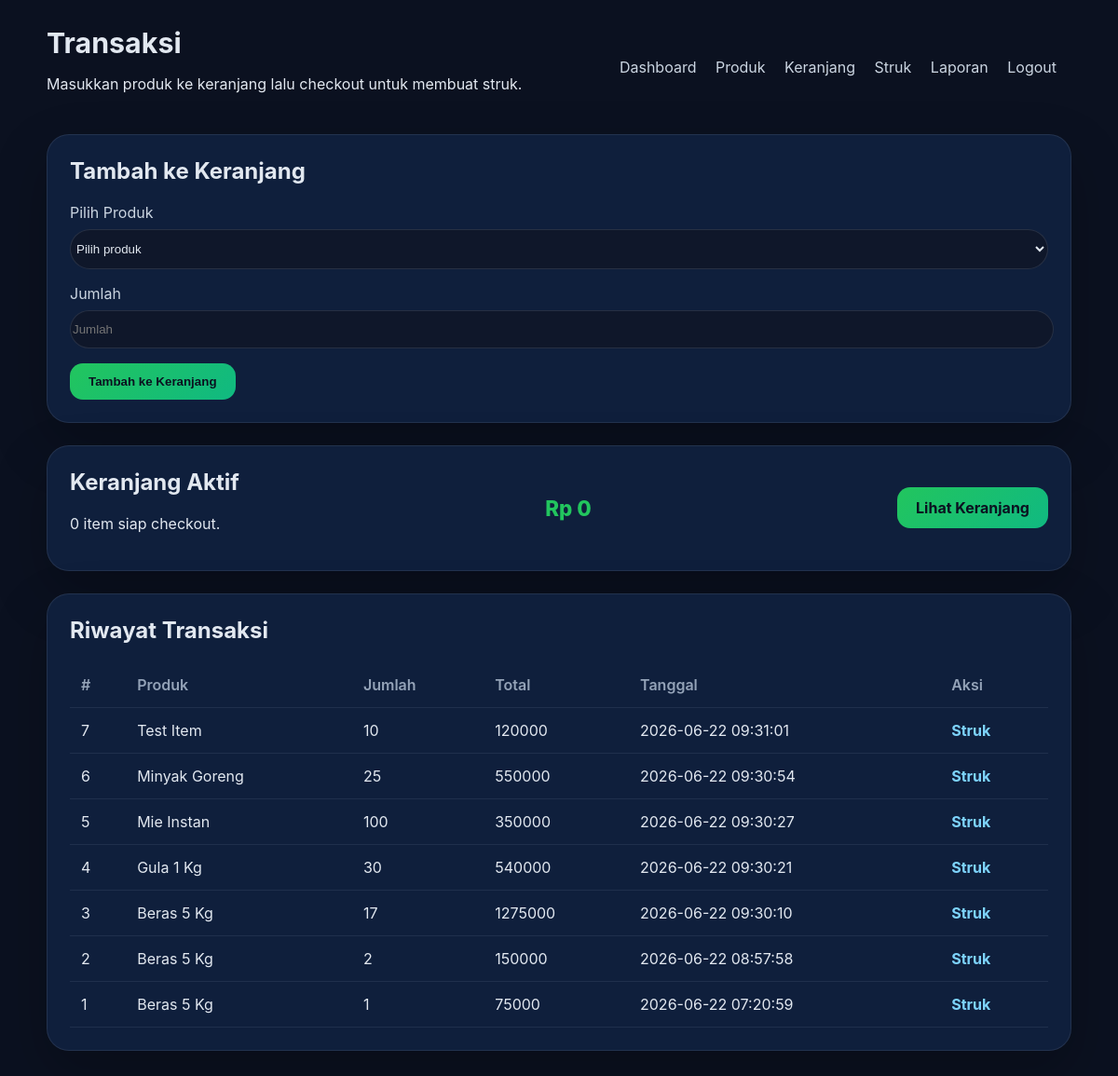
The app's page /transaksi (signed in), older data.
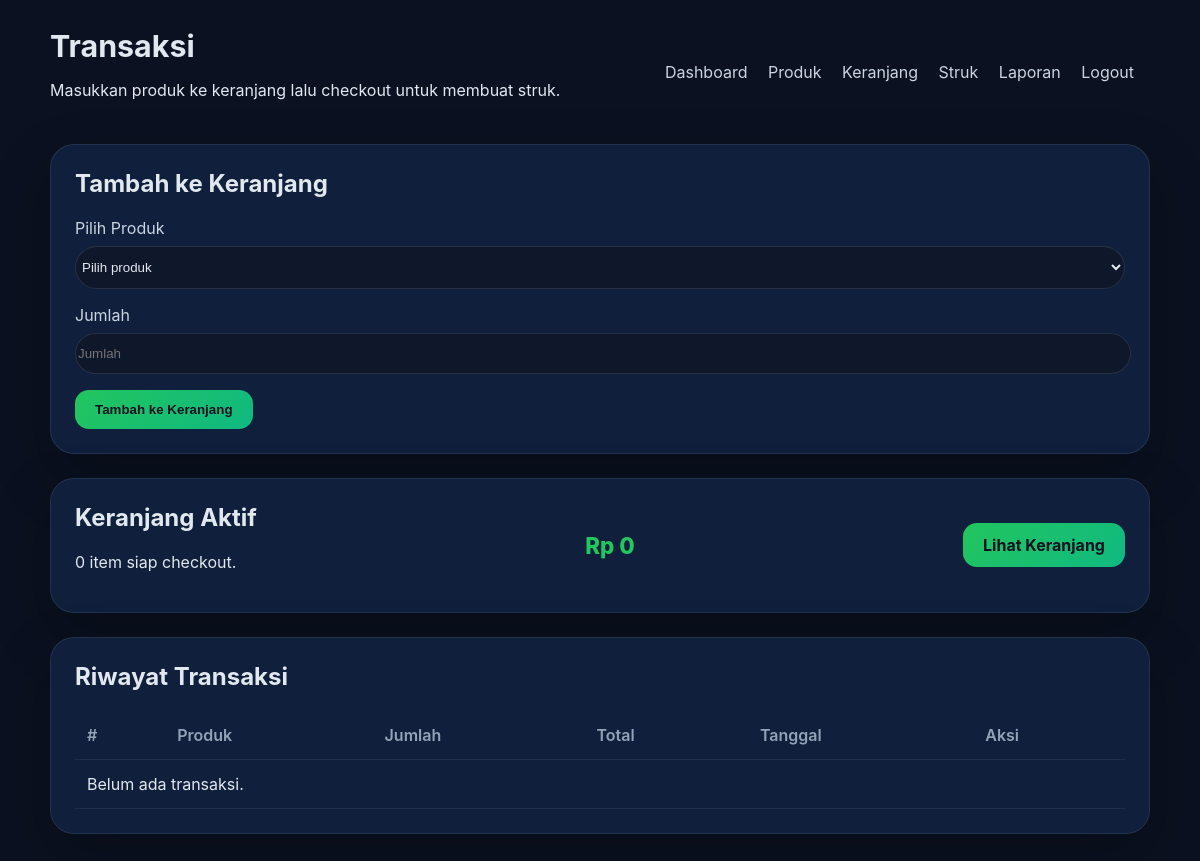
The same page, newer data.
### tables this page shows
CREATE TABLE transaksi(
        id INTEGER PRIMARY KEY AUTOINCREMENT,
        produk_id INTEGER,
        jumlah INTEGER,
        total INTEGER,
        created_at TEXT,
        FOREIGN KEY (produk_id) REFERENCES produk(id)
    );

CREATE TABLE produk(
id INTEGER PRIMARY KEY AUTOINCREMENT,
nama_produk TEXT,
harga_modal INTEGER,
harga_jual INTEGER,
stok INTEGER
);

### app.py (the view, shortened to what this page needs)
@app.route("/transaksi", methods=["GET", "POST"])
def transaksi():
    redirect_result = require_login()
    if redirect_result:
        return redirect_result
    conn = get_db_connection()
    error = None
    success = None
    produk_list = conn.execute("SELECT * FROM produk ORDER BY nama_produk").fetchall()
    transaksi_list = conn.execute(
        "SELECT t.*, COALESCE(t.kode_struk, CAST(t.id AS TEXT)) AS kode_struk_tampil, "
        "p.nama_produk FROM transaksi t JOIN produk p ON p.id = t.produk_id "
        "ORDER BY t.created_at DESC"
    ).fetchall()
    ringkasan_keranjang = ambil_item_keranjang(conn)
    conn.close()
    return render_template(
        "transaksi.html",
        produk=produk_list,
        transaksi=transaksi_list,
        keranjang=ringkasan_keranjang,
        error=error,
        success=success,
        user=get_user(),
    )

### app.py (called while the page is built, shortened)
def get_db_connection():
    conn = sqlite3.connect(DATABASE)
    conn.row_factory = sqlite3.Row
    return conn

def hitung_diskon(subtotal):
    if subtotal >= 500000:
        return 15
    if subtotal >= 250000:
        return 10
    if subtotal >= 100000:
        return 5
    return 0

def get_keranjang():
    return session.get("keranjang", [])

def ambil_item_keranjang(conn):
    items = []
    subtotal = 0
    diskon_persen = hitung_diskon(subtotal)
    diskon = subtotal * diskon_persen // 100
    total = subtotal - diskon
    return {
        "daftar_item": items,
        "subtotal": subtotal,
        "diskon_persen": diskon_persen,
        "diskon": diskon,
        "total": total,
    }

def get_user():
    return {
        "username": session.get("username"),
        "role": session.get("role"),
    }

def require_login():
    if not session.get("logged_in"):
        return redirect(url_for("login"))

### templates/transaksi.html (shortened to what this page needs)
<!DOCTYPE html>
<html lang="id">
<head>
</head>
<body>
    <div class="page">
        <header>
            <div>
                <h1>Transaksi</h1>
                <p>Masukkan produk ke keranjang lalu checkout untuk membuat struk.</p>
            </div>
            <nav class="nav-links">
                <a href="{{ url_for('dashboard') }}">Dashboard</a>
                <a href="{{ url_for('produk') }}">Produk</a>
                <a href="{{ url_for('keranjang') }}">Keranjang</a>
                <a href="{{ url_for('struk') }}">Struk</a>
                {% if user.role == 'admin' %}
                <a href="{{ url_for('laporan') }}">Laporan</a>
                {% endif %}
                <a href="{{ url_for('logout') }}">Logout</a>
            </nav>
        </header>
        <section class="card">
            <h2>Tambah ke Keranjang</h2>
            <form method="post" action="{{ url_for('transaksi') }}">
                <label>
                    Pilih Produk
                    <select name="produk_id" required>
                        <option value="">Pilih produk</option>
                    </select>
                </label>
                <label>
                    Jumlah
                    <input type="number" name="jumlah" min="1" placeholder="Jumlah" required>
                </label>
                <button type="submit">Tambah ke Keranjang</button>
            </form>
        </section>
        <section class="card">
            <div class="cart-summary">
                <div>
                    <h2>Keranjang Aktif</h2>
                    <p>{{ keranjang.daftar_item|length }} item siap checkout.</p>
                </div>
                <p class="cart-total">Rp {{ keranjang.total }}</p>
                <a class="button-link" href="{{ url_for('keranjang') }}">Lihat Keranjang</a>
            </div>
        </section>
        <section class="card">
            <h2>Riwayat Transaksi</h2>
            <table>
                <thead>
                    <tr>
                        <th>#</th>
                        <th>Produk</th>
                        <th>Jumlah</th>
                        <th>Total</th>
                        <th>Tanggal</th>
                        <th>Aksi</th>
                    </tr>
                </thead>
                <tbody>
                    {% for trx in transaksi %}
                    <tr>
                        <td>{{ trx.id }}</td>
                        <td>{{ trx.nama_produk }}</td>
                        <td>{{ trx.jumlah }}</td>
                        <td>{{ trx.total }}</td>
                        <td>{{ trx.created_at }}</td>
                        <td><a class="receipt-link" href="{{ url_for('struk_detail', kode_struk=trx.kode_struk_tampil) }}">Struk</a></td>
                    </tr>
                    {% else %}
                    <tr>
                        <td colspan="6">Belum ada transaksi.</td>
                    </tr>
                    {% endfor %}
                </tbody>
            </table>
        </section>
    </div>
</body>
</html>

Row changes from the older to the newer data that the page shows:
removed transaksi: id "7", nama_produk "Test Item", jumlah "10", total "120000", created_at "2026-06-22 09:31:01"
removed transaksi: id "6", nama_produk "Minyak Goreng", jumlah "25", total "550000", created_at "2026-06-22 09:30:54"
removed transaksi: id "5", nama_produk "Mie Instan", jumlah "100", total "350000", created_at "2026-06-22 09:30:27"
removed transaksi: id "4", nama_produk "Gula 1 Kg", jumlah "30", total "540000", created_at "2026-06-22 09:30:21"
removed transaksi: id "3", nama_produk "Beras 5 Kg", jumlah "17", total "1275000", created_at "2026-06-22 09:30:10"
removed transaksi: id "2", nama_produk "Beras 5 Kg", jumlah "2", total "150000", created_at "2026-06-22 08:57:58"
removed transaksi: id "1", nama_produk "Beras 5 Kg", jumlah "1", total "75000", created_at "2026-06-22 07:20:59"
Text that changed along with them:
text now shown: "Belum ada transaksi."
